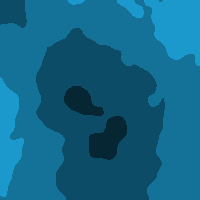
Frame 1 (no input)
Frame 60 (the mouse pressed at the canvas centre just before this capture): identical to frame 1, image omitted
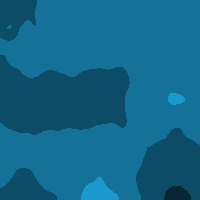
Frame 120 (the mouse held since frame 60 and released just before this capture)

The Processing sketch that drew these frames (run headless with seeded random() and noise(); from frame 60 on, the mouse is pressed at the canvas centre):

// Processing sketch: processing_13589
// ── processing_13589.pde

/**
 * @author Nicolas Clavaud, 2010
 * largely inspired by Noise2D by Daniel Shiffman
 * http://processing.org/learning/basics/noise2d.html
 */

final float INC = 0.010;  // change this to change resolution
final float SPEED = 3.0;  // speed when moving with keyboard
final int MAPID = 107;    // change this to generate another map
final int NBCOLORS = 5;   // change this to add more color steps

float ddx = 1773;         // starting point
float ddy = 1773;         // 

void setup() {
  noiseSeed(MAPID);       // set up noise using map id
  size(200, 200);
  frameRate(30);
  colorMode(HSB, 255);
}

void draw() {
  controller();           // this will handle controller events
  model();                // this will handle calculation
  view();                 // this will handle drawings
}

void controller() {
  if (mousePressed) {
    ddy -= (mouseX - pmouseX)*INC;  // quick scroll!
    ddx -= (mouseY - pmouseY)*INC;
  }
}

void model() {
}

void view() {
  float dx = 0;
  loadPixels();
  int i = 0;
  for (int x = 0; x < width; x++) {
    dx += INC;
    float dy = 0;
    for (int y = 0; y < height; y++) {
      dy += INC;
      float h = noise(dx + ddx, dy + ddy);  // get some noise
      int b = ceil(h*NBCOLORS)*255/NBCOLORS;
      pixels[i++] = color(140, 220, b);
    }
  }
  updatePixels();
  fill(0);
}

void keyPressed() {
  if (key == 'r') {
    noiseSeed((long) random(9999));  // let's use some random noise
  }
}
